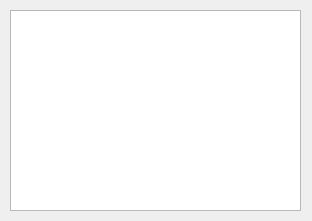
<?xml version="1.0" encoding="UTF-8"?>
<ui version="4.0">
 <class>count</class>
 <widget class="QWidget" name="count">
  <property name="geometry">
   <rect>
    <x>0</x>
    <y>0</y>
    <width>312</width>
    <height>221</height>
   </rect>
  </property>
  <property name="windowTitle">
   <string>数据统计</string>
  </property>
  <widget class="QTextBrowser" name="count_info_text">
   <property name="geometry">
    <rect>
     <x>10</x>
     <y>10</y>
     <width>291</width>
     <height>201</height>
    </rect>
   </property>
  </widget>
 </widget>
 <resources/>
 <connections/>
</ui>
